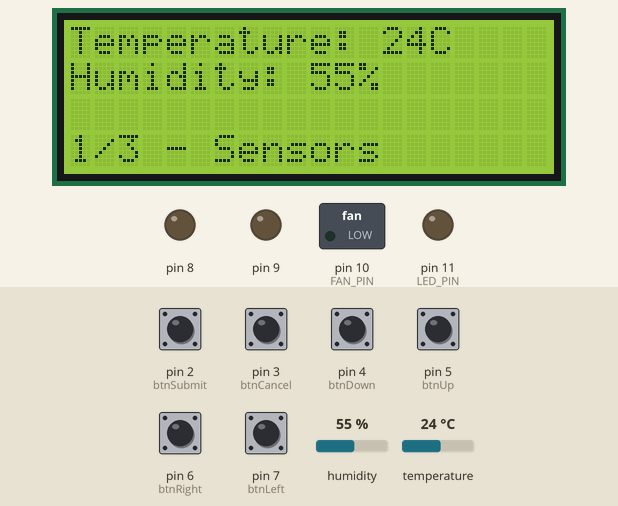
This sketch was run on a simulated Arduino Uno, built with avr-gcc and run on an emulated ATmega328P. Shown: 20×4 character LCD, switched loads named in the sketch (green lamp = pin HIGH), output pins drawn as LEDs (lit = HIGH). The inputs (shaded band) are chosen by the test bench; at power-on: pin 2 (btnSubmit), pin 3 (btnCancel), pin 4 (btnDown), pin 5 (btnUp), pin 6 (btnRight), pin 7 (btnLeft) HIGH, humidity 55 %, temperature 24 °C.

Above: at 1.2 s.
1.3 s: pin 6 (btnRight) pulled LOW for 0.15 s
At 2.5 s:
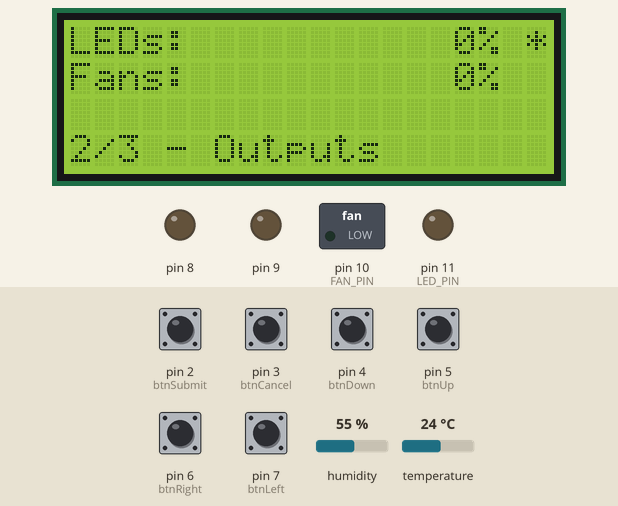
2.9 s: pin 4 (btnDown) pulled LOW for 0.15 s
At 3.5 s:
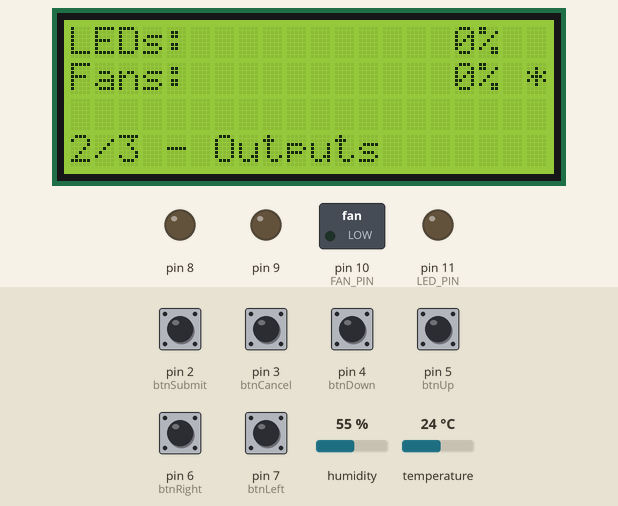
4.5 s: pin 6 (btnRight) pulled LOW for 1 s
At 5.4 s:
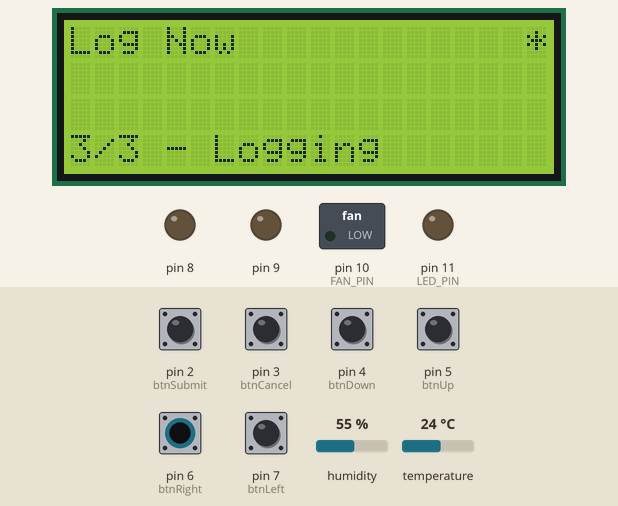
7.0 s: pin 7 (btnLeft) pulled LOW for 0.15 s
At 8.2 s:
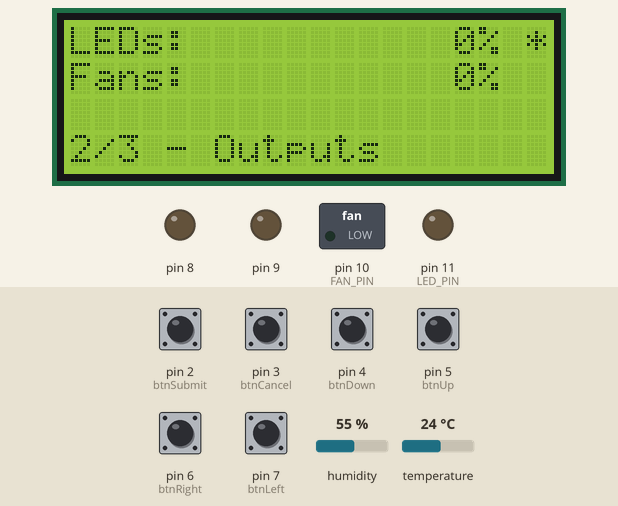
8.6 s: pin 2 (btnSubmit) pulled LOW for 1 s
At 10.1 s:
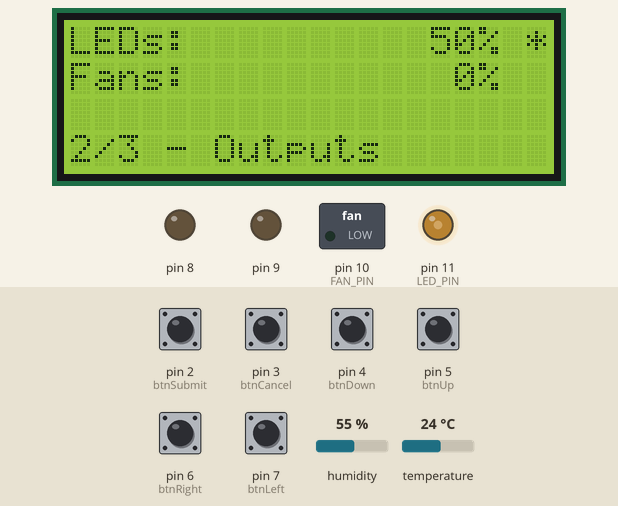
11.1 s: pin 2 (btnSubmit) pulled LOW for 1 s
At 13.4 s:
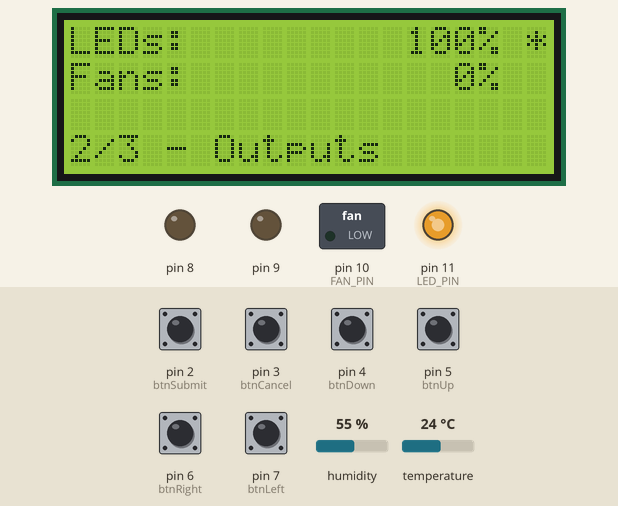
Timing chart, 0 to 14.6 s (numbered marks = the images above; inputs shaded):
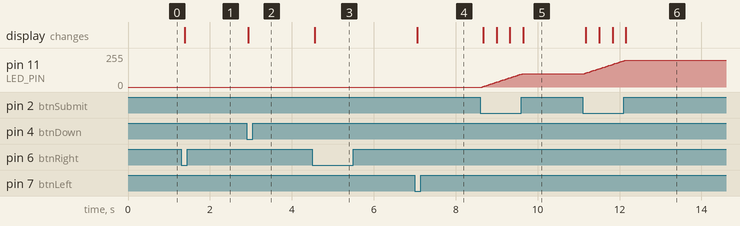

Measured:
- after the input at 1.3 s, the display: changes after 0.08 s (image 1)
- after the input at 2.9 s, the display: changes at once (image 2)
- after the input at 4.5 s, the display: changes after 0.06 s (image 3)
- after the input at 7.0 s, the display: changes after 0.06 s (image 4)
- after the input at 8.6 s, pin 11 (LED_PIN): moves from 0/255 to 100/255 over 0.97 s, starting after 0.05 s; the display: first changes after 0.07 s (image 5 shows a later state)
- after the input at 11.1 s, pin 11 (LED_PIN): moves from 100/255 to 200/255 over 0.98 s, starting after 0.05 s; the display: first changes after 0.08 s (image 6 shows a later state)

The sketch:

TerrariumController.ino
```cpp
#include "src/Button.h"
#include "src/ControlPackage.h"
#include "src/SensorsModule.h"
#include "src/OutputsModule.h"
#include "src/LoggingModule.h"
#include "DHT.h"
#include <Wire.h>
#include <LiquidCrystal_I2C.h>

ControlPackage pkg;

#define DHT_PIN 12
#define LED_PIN 11
#define FAN_PIN 10
#define FAN_EN  8

LiquidCrystal_I2C display(0x27, 20, 4);

#define BUTTON_COUNT 6
Button btnLeft(7);
Button btnRight(6);
Button btnUp(5);
Button btnDown(4);
Button btnCancel(3);
Button btnSubmit(2);

Button* btns[BUTTON_COUNT]
{
  &btnLeft,
  &btnRight,
  &btnUp,
  &btnDown,
  &btnSubmit,
  &btnCancel
};

int time = 0;
int lastTime = 0;

void openGUIScreen(int index);
void drawGUIFooter();
void drawGUIvCursor();

#define MODULE_COUNT 3
SensorsModule sensorsModule(DHT_PIN);
OutputsModule outputsModule(LED_PIN, FAN_PIN, FAN_EN);
LoggingModule loggingModule(sensorsModule, outputsModule);
int currentlyDisplayedModule = 0;
Module* modules[MODULE_COUNT]
{
  &sensorsModule,
  &outputsModule,
  &loggingModule
};

void setup()
{
  pkg.btnSubmit = &btnSubmit;
  pkg.btnCancel = &btnCancel;

  display.begin();

  for (int i = 0; i < MODULE_COUNT; ++i)
  {
    modules[i]->begin();
  }

  for (int i = 0; i < BUTTON_COUNT; ++i)
  {
    btns[i]->begin();
  }

  time = millis();
  lastTime = millis();
  pkg.deltaTime = 0;

  openGUIScreen(0);
}

void loop()
{
  lastTime = time;
  time = millis();
  pkg.deltaTime = time - lastTime;

  for (int i = 0; i < BUTTON_COUNT; ++i)
  {
    btns[i]->update();
  }

  for (int i = 0; i < MODULE_COUNT; ++i)
  {
    modules[i]->update(pkg);
  }

  if (btnLeft.isDownNow()) { openGUIScreen(currentlyDisplayedModule - 1); }
  else if (btnRight.isDownNow()) { openGUIScreen(currentlyDisplayedModule + 1); }

  if (btnUp.isDownNow()) { pkg.vcursor--; }
  if (btnDown.isDownNow()) { pkg.vcursor++; }
  if (pkg.vcursor < 0) { pkg.vcursor = 0; }
  if (pkg.vcursor >= modules[currentlyDisplayedModule]->getControlRows())
  {
    pkg.vcursor = modules[currentlyDisplayedModule]->getControlRows() - 1;
  }

  modules[currentlyDisplayedModule]->drawGUI(display);
  drawGUIvCursor();
}

void openGUIScreen(int index)
{
  if (index >= MODULE_COUNT) { index = MODULE_COUNT - 1; }
  if (index < 0) { index = 0; }
  currentlyDisplayedModule = index;
  display.clear();
  drawGUIFooter();
}

void drawGUIFooter()
{
  display.setCursor(0, 3);
  display.print(currentlyDisplayedModule + 1);
  display.print('/');
  display.print(MODULE_COUNT);
  display.print(" - ");
  display.print(modules[currentlyDisplayedModule]->getName());
}

void drawGUIvCursor()
{
  for (int i = 0; i < 4; ++i)
  {
    display.setCursor(19, i);
    if (pkg.vcursor == i) { display.print("*"); }
    else { display.print(" "); }
  }
}
```

Button.cpp
```cpp
#include "Button.h"

Button::Button(int pin)
{
  _pin = pin;
}

void Button::begin()
{
  pinMode(_pin, INPUT_PULLUP);
}

void Button::update()
{
  _wasDown = _down;
  _down = !digitalRead(_pin);
}

bool Button::isDown() const
{
  return _down;
}

bool Button::isDownNow() const
{
  return _down & !_wasDown;
}
```

Button.h
```cpp
#include <Arduino.h>
#ifndef BUTTON_HPP
#define BUTTON_HPP

class Button
{
public:
  Button(int pin);

  void begin();
  void update();

  bool isDown() const;
  bool isDownNow() const;

private:
  bool _down = false;
  bool _wasDown = false;

  int _pin;
};

#endif
```

ControlPackage.h
```cpp
#ifndef CONTROLPACKAGE_HPP
#define CONTROLPACKAGE_HPP
#include "Button.h"

struct ControlPackage
{
public:
  int vcursor;
  int deltaTime;
  Button* btnSubmit;
  Button* btnCancel;
};

#endif
```

LoggingModule.cpp
```cpp
#include "LoggingModule.h"

LoggingModule::LoggingModule(SensorsModule& sensors, OutputsModule& outputs) : _sensors(sensors), _outputs(outputs)
{

}

const char* LoggingModule::getName() const
{
    return "Logging";
}

int LoggingModule::getControlRows() const
{
    return 1;
}

void LoggingModule::drawGUI(LiquidCrystal_I2C& display)
{
  display.setCursor(0, 0);
  display.print("Log Now");
}

void LoggingModule::update(ControlPackage& pkg)
{
    _pkg = pkg;
}

void LoggingModule::begin()
{
    if (_pkg.btnSubmit->isDownNow())
    {
        logData();
    }
}

void LoggingModule::logData()
{

}
```

LoggingModule.h
```cpp
#include "SensorsModule.h"
#include "OutputsModule.h"
#ifndef LOGGING_MODULE_HPP
#define LOGGING_MODULE_HPP

class LoggingModule : public Module
{
public:
    LoggingModule(SensorsModule& sensors, OutputsModule& outputs);

    virtual const char* getName() const;
    virtual int getControlRows() const;

    virtual void drawGUI(LiquidCrystal_I2C& display);
    virtual void update(ControlPackage& pkg);
    virtual void begin();

private:
    int _lastLogTime = 0;
    SensorsModule& _sensors;
    OutputsModule& _outputs;
    ControlPackage _pkg;

    void logData();
};

#endif
```

Module.h
```cpp
#ifndef MODULE_HPP
#define MODULE_HPP

#include <Arduino.h>
#include <LiquidCrystal_I2C.h>
#include "ControlPackage.h"

class Module
{
public:
  virtual const char* getName() const = 0;
  virtual int getControlRows() const = 0;

  virtual void drawGUI(LiquidCrystal_I2C& display) = 0;
  virtual void update(ControlPackage& pkg) = 0;
  virtual void begin() = 0;
};

#endif
```

OutputsModule.cpp
```cpp
#include "OutputsModule.h"

OutputsModule::OutputsModule(int ledPin, int fanPin, int fanEN) : _ledPin(ledPin), _fanPin(fanPin), _fanEN(fanEN)
{

}

const char* OutputsModule::getName() const
{
    return "Outputs";
}

int OutputsModule::getControlRows() const
{
    return 2;
}

void OutputsModule::drawGUI(LiquidCrystal_I2C& display)
{
    drawRow(display, _ledStrength, "LEDs", 0);
    drawRow(display, _fanStrength, "Fans", 1);
}

void OutputsModule::initFanPWM()
{
    TCCR1A = 0;           // undo the configuration done by...
    TCCR1B = 0;           // ...the Arduino core library
    TCNT1  = 0;           // reset timer
    TCCR1A = _BV(COM1A1)  // non-inverted PWM on ch. A
           | _BV(COM1B1)  // same on ch; B
           | _BV(WGM11);  // mode 10: ph. correct PWM, TOP = ICR1
    TCCR1B = _BV(WGM13)   // ditto
           | _BV(CS10);   // prescaler = 1
    ICR1   = 320;         // TOP = 320

    // Set the PWM pins as output.
    pinMode(9, OUTPUT);
    pinMode(10, OUTPUT);
}

void OutputsModule::writeFanPWM(int pin, int value)
{
    switch (pin)
    {
        case 9:
            OCR1A = value;
            break;
        case 10:
            OCR1B = value;
            break;
        default:
            // no other pin will work
            break;
    }
}

void OutputsModule::drawRow(LiquidCrystal_I2C& display, float& strength, const char* name, int rowIndex)
{
    display.setCursor(0, rowIndex);
    display.print(name);
    display.print(": ");

    display.setCursor(14, rowIndex);
    if (strength < 10) { display.print(" "); }
    if (strength < 100) { display.print(" "); }
    display.print((int)strength);
    display.print("%");

    if (_pkg.vcursor == rowIndex)
    {
        const float changeSpeed = 100.0 / 1000 / 2;
        float strengtDelta = changeSpeed * _pkg.deltaTime;
        if (_pkg.btnSubmit->isDown()) { strength += strengtDelta; }
        if (_pkg.btnCancel->isDown()) { strength -= strengtDelta; }

        if (strength > 100) { strength = 100; }
        if (strength < 0) { strength = 0; }
    }
}

void OutputsModule::update(ControlPackage& pkg)
{
    _pkg = pkg;
    analogWrite(_ledPin, (int)2.55 * _ledStrength);
    writeFanPWM(_fanPin, (int)3.20 * _fanStrength);
    digitalWrite(_fanEN, _fanStrength > 0 ? HIGH : LOW);
}

void OutputsModule::begin()
{
    pinMode(_ledPin, OUTPUT);
    pinMode(_fanEN, OUTPUT);
    initFanPWM();
}
```

OutputsModule.h
```cpp
#include "Module.h"
#ifndef OUTPUTS_MODULE_HPP
#define OUTPUTS_MODULE_HPP

class OutputsModule : public Module
{
public:
    OutputsModule(int ledPin, int fanPin, int fanEN);

    virtual const char* getName() const;
    virtual int getControlRows() const;

    virtual void drawGUI(LiquidCrystal_I2C& display);
    virtual void update(ControlPackage& pkg);
    virtual void begin();

private:
    ControlPackage _pkg;

    int _ledPin;
    float _ledStrength;

    int _fanPin;
    int _fanEN;
    float _fanStrength;

    void initFanPWM();
    void writeFanPWM(int pin, int value);
    void drawRow(LiquidCrystal_I2C& display, float& strength, const char* name, int rowIndex);
};

#endif
```

SensorsModule.cpp
```cpp
#include "SensorsModule.h"

SensorsModule::SensorsModule(int dhtpin) : _dht(dhtpin, DHT11)
{

}

const char* SensorsModule::getName() const
{
    return "Sensors";
}

int SensorsModule::getControlRows() const
{
    return 0;
}

void SensorsModule::drawGUI(LiquidCrystal_I2C& display)
{
  display.setCursor(0, 0);
  display.print("Temperature: ");
  display.print((int)_temp);
  display.print("C ");

  display.setCursor(0, 1);
  display.print("Humidity: ");
  display.print((int)_humidity);
  display.print("%  ");
}

void SensorsModule::update(ControlPackage& pkg)
{
    _temp = _dht.readTemperature();
    _humidity = _dht.readHumidity();
}

void SensorsModule::begin()
{
    _dht.begin();
}
```

SensorsModule.h
```cpp
#include "Module.h"
#include "DHT.h"
#ifndef SENSORS_MODULE_HPP
#define SENSORS_MODULE_HPP

class SensorsModule : public Module
{
public:
    SensorsModule(int dhtpin);

    virtual const char* getName() const;
    virtual int getControlRows() const;

    virtual void drawGUI(LiquidCrystal_I2C& display);
    virtual void update(ControlPackage& pkg);
    virtual void begin();

private:
    DHT _dht;
    float _temp;
    float _humidity;
};

#endif
```
